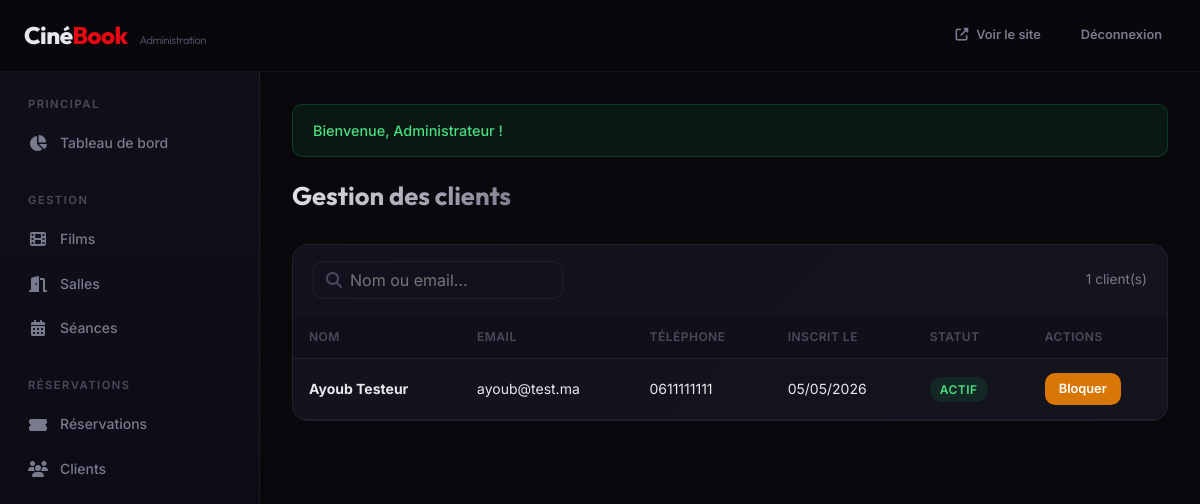
Page /index.php?page=admin-users (signed in) on the committed database.
### tables this page shows
CREATE TABLE IF NOT EXISTS users (
    id INT AUTO_INCREMENT PRIMARY KEY,
    name VARCHAR(100) NOT NULL,
    email VARCHAR(150) NOT NULL UNIQUE,
    password VARCHAR(255) NOT NULL,
    phone VARCHAR(20) DEFAULT NULL,
    role ENUM('user', 'admin') DEFAULT 'user',
    is_active TINYINT(1) DEFAULT 1,
    created_at DATETIME DEFAULT CURRENT_TIMESTAMP,
    updated_at DATETIME DEFAULT CURRENT_TIMESTAMP ON UPDATE CURRENT_TIMESTAMP
);

### helpers/validation.php (called while the page is built, shortened)
<?php
function sanitize(string $input): string
{
    return htmlspecialchars(trim($input), ENT_QUOTES, 'UTF-8');
}
function e(?string $value): string
{
    return htmlspecialchars($value ?? '', ENT_QUOTES, 'UTF-8');
}

### config/database.php (called while the page is built, shortened)
<?php
function getDB(): PDO
{
    static $pdo = null;
    if ($pdo === null) {
        $dsn = "mysql:host=" . DB_HOST . ";dbname=" . DB_NAME . ";charset=" . DB_CHARSET;
        $options = [
            PDO::ATTR_ERRMODE            => PDO::ERRMODE_EXCEPTION,
            PDO::ATTR_DEFAULT_FETCH_MODE => PDO::FETCH_ASSOC,
            PDO::ATTR_EMULATE_PREPARES   => false,
        ];
        try {
            $pdo = new PDO($dsn, DB_USER, DB_PASS, $options);
        } catch (PDOException $e) {
            die("Erreur de connexion à la base de données : " . $e->getMessage());
        }
    }
    return $pdo;
}

### models/User.php (called while the page is built, shortened)
<?php
class User
{
    private PDO $db;
    public function __construct()
    {
        $this->db = getDB();
    }
    public function getAll(string $search = '', int $page = 1, int $perPage = ITEMS_PER_PAGE): array
    {
        $offset = ($page - 1) * $perPage;
        $where = "WHERE role = 'user'";
        $params = [];
        $countStmt = $this->db->prepare("SELECT COUNT(*) FROM users {$where}");
        $countStmt->execute($params);
        $total = (int)$countStmt->fetchColumn();
        $stmt = $this->db->prepare(
            "SELECT * FROM users {$where} ORDER BY created_at DESC LIMIT {$perPage} OFFSET {$offset}"
        );
        $stmt->execute($params);
        $users = $stmt->fetchAll();
        return [
            'data'       => $users,
            'total'      => $total,
            'page'       => $page,
            'perPage'    => $perPage,
            'totalPages' => ceil($total / $perPage),
        ];
    }
}

### views/admin/users/index.php (the view, shortened to what this page needs)
<?php require_once __DIR__ . '/../../layouts/admin_header.php'; ?>
<div class="admin-page-header">
    <h1>Gestion des clients</h1>
</div>
<div class="table-wrap">
    <div class="table-header">
        <form method="GET" action="<?= BASE_URL ?>/index.php" class="search-box">
            <i class="fas fa-search"></i>
            <input type="text" name="search" placeholder="Nom ou email..." value="<?= e($search ?? '') ?>">
        </form>
        <span class="text-muted" style="font-size:0.85rem;"><?= $users['total'] ?> client(s)</span>
    </div>
    <table class="data-table">
        <thead>
            <tr><th>Nom</th><th>Email</th><th>Téléphone</th><th>Inscrit le</th><th>Statut</th><th>Actions</th></tr>
        </thead>
        <tbody>
            <?php if (empty($users['data'])): ?>
                <tr><td colspan="6" class="text-center text-muted" style="padding:32px;">Aucun client.</td></tr>
            <?php else: ?>
                <?php foreach ($users['data'] as $u): ?>
                    <tr>
                        <td><strong><?= e($u['name']) ?></strong></td>
                        <td><?= e($u['email']) ?></td>
                        <td><?= e($u['phone'] ?? '-') ?></td>
                        <td><?= date('d/m/Y', strtotime($u['created_at'])) ?></td>
                        <td><span class="badge <?= $u['is_active'] ? 'badge-success' : 'badge-danger' ?>"><?= $u['is_active'] ? 'Actif' : 'Bloqué' ?></span></td>
                        <td>
                            <a href="<?= BASE_URL ?>/index.php?page=admin-users&action=toggle&id=<?= $u['id'] ?>" class="btn <?= $u['is_active'] ? 'btn-warning' : 'btn-success' ?> btn-sm">
                                <?= $u['is_active'] ? 'Bloquer' : 'Activer' ?>
                            </a>
                        </td>
                    </tr>
                <?php endforeach; ?>
            <?php endif; ?>
        </tbody>
    </table>
</div>
<?php require_once __DIR__ . '/../../layouts/admin_footer.php'; ?>

### assets/css/style.css (style rules this page uses)
:root { --bg-primary: #08080d; --bg-secondary: #10101a; --bg-card: #14141f; --bg-elevated: #1a1a28; --bg-input: #12121e; --accent: #e50914; --accent-hover: #ff1a26; --accent-gold: #f5c518; --accent-blue: #3b82f6; --text-primary: #e8e8ec; --text-secondary: #7a7a8e; --text-muted: #4a4a5e; --border: rgba(255,255,255,0.06); --border-hover: rgba(255,255,255,0.12); --radius: 10px; --radius-lg: 16px; --shadow: 0 4px 24px rgba(0,0,0,0.4); --shadow-lg: 0 8px 40px rgba(0,0,0,0.6); --transition: 0.25s cubic-bezier(0.4,0,0.2,1); --font-body: 'Inter', -apple-system, sans-serif; --font-display: 'Outfit', 'Inter', sans-serif; --max-width: 1280px; --header-height: 72px; }
*, *::before, *::after { box-sizing: border-box; margin: 0; padding: 0; }
html { scroll-behavior: smooth; -webkit-font-smoothing: antialiased; }
body { font-family: var(--font-body); background: var(--bg-primary); color: var(--text-primary); line-height: 1.6; min-height: 100vh; }
a { color: inherit; text-decoration: none; }
button, input, select, textarea { font-family: inherit; font-size: inherit; }
h1, h2, h3, h4 { font-family: var(--font-display); font-weight: 700; line-height: 1.2; }
h1 { font-size: 2.5rem; }
.btn { display: inline-flex; align-items: center; justify-content: center; gap: 8px; padding: 10px 24px; border-radius: var(--radius); font-weight: 600; font-size: 0.875rem; border: none; cursor: pointer; transition: all var(--transition); text-decoration: none; white-space: nowrap; }
.btn-sm { padding: 6px 14px; font-size: 0.8rem; }
.btn-warning { background: #d97706; color: #fff; }
.badge { display: inline-flex; align-items: center; padding: 3px 10px; border-radius: 20px; font-size: 0.75rem; font-weight: 600; text-transform: uppercase; letter-spacing: 0.5px; }
.badge-success { background: rgba(22,163,74,0.15); color: #4ade80; }
.data-table { width: 100%; border-collapse: collapse; }
.data-table th { text-align: left; padding: 12px 16px; font-size: 0.75rem; font-weight: 600; text-transform: uppercase; letter-spacing: 0.5px; color: var(--text-muted); border-bottom: 1px solid var(--border); background: var(--bg-secondary); }
.data-table td { padding: 14px 16px; border-bottom: 1px solid var(--border); font-size: 0.875rem; vertical-align: middle; }
.table-wrap { background: var(--bg-card); border: 1px solid var(--border); border-radius: var(--radius-lg); overflow: hidden; }
.text-muted { color: var(--text-secondary); }

### assets/css/admin.css (style rules this page uses)
.admin-page-header { display: flex; align-items: center; justify-content: space-between; margin-bottom: 32px; }
.admin-page-header h1 { font-size: 1.6rem; font-weight: 700; background: linear-gradient(135deg, var(--text-primary) 0%, var(--text-secondary) 100%); -webkit-background-clip: text; -webkit-text-fill-color: transparent; background-clip: text; }
.table-header { display: flex; align-items: center; justify-content: space-between; padding: 16px 20px; }
.search-box { display: flex; align-items: center; gap: 8px; background: var(--bg-input); border: 1px solid var(--border); border-radius: var(--radius); padding: 0 12px; transition: border-color var(--transition); }
.search-box input { background: none; border: none; color: var(--text-primary); padding: 8px 0; outline: none; width: 200px; }
.search-box i { color: var(--text-muted); }
.table-wrap { background: linear-gradient(135deg, rgba(20,20,31,0.9) 0%, rgba(26,26,40,0.7) 100%); border: 1px solid var(--border); border-radius: var(--radius-lg); overflow: hidden; backdrop-filter: blur(10px); }

### rows in the picture
users: name "Ayoub Testeur", email "ayoub@test.ma", phone "0611111111", created_at "05/05/2026", is_active "ACTIF"

### other values in the picture
$flashSuccess "Bienvenue, Administrateur !"
$users['total'] "1"
